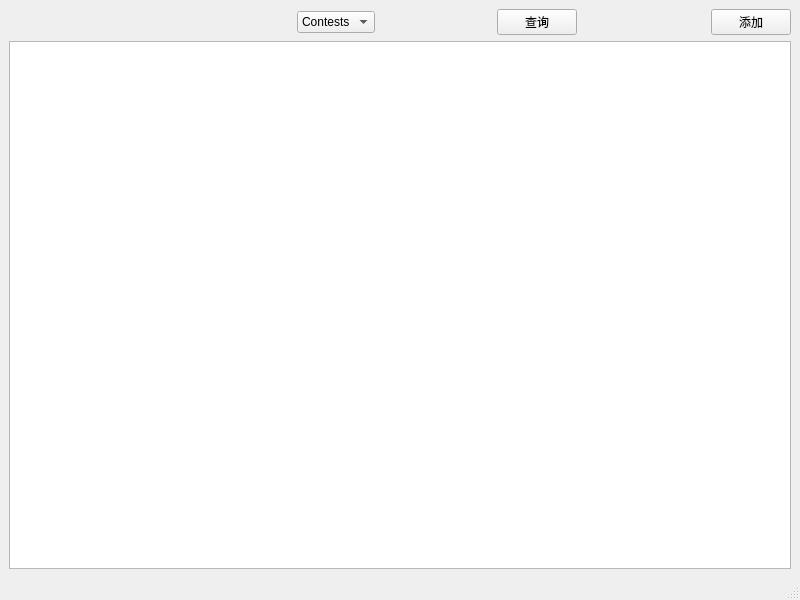
<?xml version="1.0" encoding="UTF-8"?>
<ui version="4.0">
 <class>MainWindow</class>
 <widget class="QMainWindow" name="MainWindow">
  <property name="geometry">
   <rect>
    <x>0</x>
    <y>0</y>
    <width>800</width>
    <height>600</height>
   </rect>
  </property>
  <property name="windowTitle">
   <string>MainWindow</string>
  </property>
  <widget class="QWidget" name="centralwidget">
   <layout class="QGridLayout" name="gridLayout">
    <item row="0" column="0">
     <layout class="QHBoxLayout" name="horizontalLayout">
      <item>
       <spacer name="horizontalSpacer_3">
        <property name="orientation">
         <enum>Qt::Horizontal</enum>
        </property>
        <property name="sizeHint" stdset="0">
         <size>
          <width>288</width>
          <height>20</height>
         </size>
        </property>
       </spacer>
      </item>
      <item>
       <widget class="QComboBox" name="comboBox">
        <item>
         <property name="text">
          <string>Contests</string>
         </property>
        </item>
        <item>
         <property name="text">
          <string>Scores</string>
         </property>
        </item>
        <item>
         <property name="text">
          <string>Users</string>
         </property>
        </item>
       </widget>
      </item>
      <item>
       <spacer name="horizontalSpacer">
        <property name="orientation">
         <enum>Qt::Horizontal</enum>
        </property>
        <property name="sizeHint" stdset="0">
         <size>
          <width>58</width>
          <height>20</height>
         </size>
        </property>
       </spacer>
      </item>
      <item>
       <widget class="QPushButton" name="pushButton">
        <property name="text">
         <string>查询</string>
        </property>
       </widget>
      </item>
      <item>
       <spacer name="horizontalSpacer_2">
        <property name="orientation">
         <enum>Qt::Horizontal</enum>
        </property>
        <property name="sizeHint" stdset="0">
         <size>
          <width>128</width>
          <height>20</height>
         </size>
        </property>
       </spacer>
      </item>
      <item>
       <widget class="QPushButton" name="addPushButton">
        <property name="text">
         <string>添加</string>
        </property>
       </widget>
      </item>
     </layout>
    </item>
    <item row="1" column="0">
     <widget class="QTableWidget" name="tableWidget"/>
    </item>
   </layout>
  </widget>
  <widget class="QMenuBar" name="menubar">
   <property name="geometry">
    <rect>
     <x>0</x>
     <y>0</y>
     <width>800</width>
     <height>26</height>
    </rect>
   </property>
  </widget>
  <widget class="QStatusBar" name="statusbar"/>
 </widget>
 <resources/>
 <connections/>
</ui>
